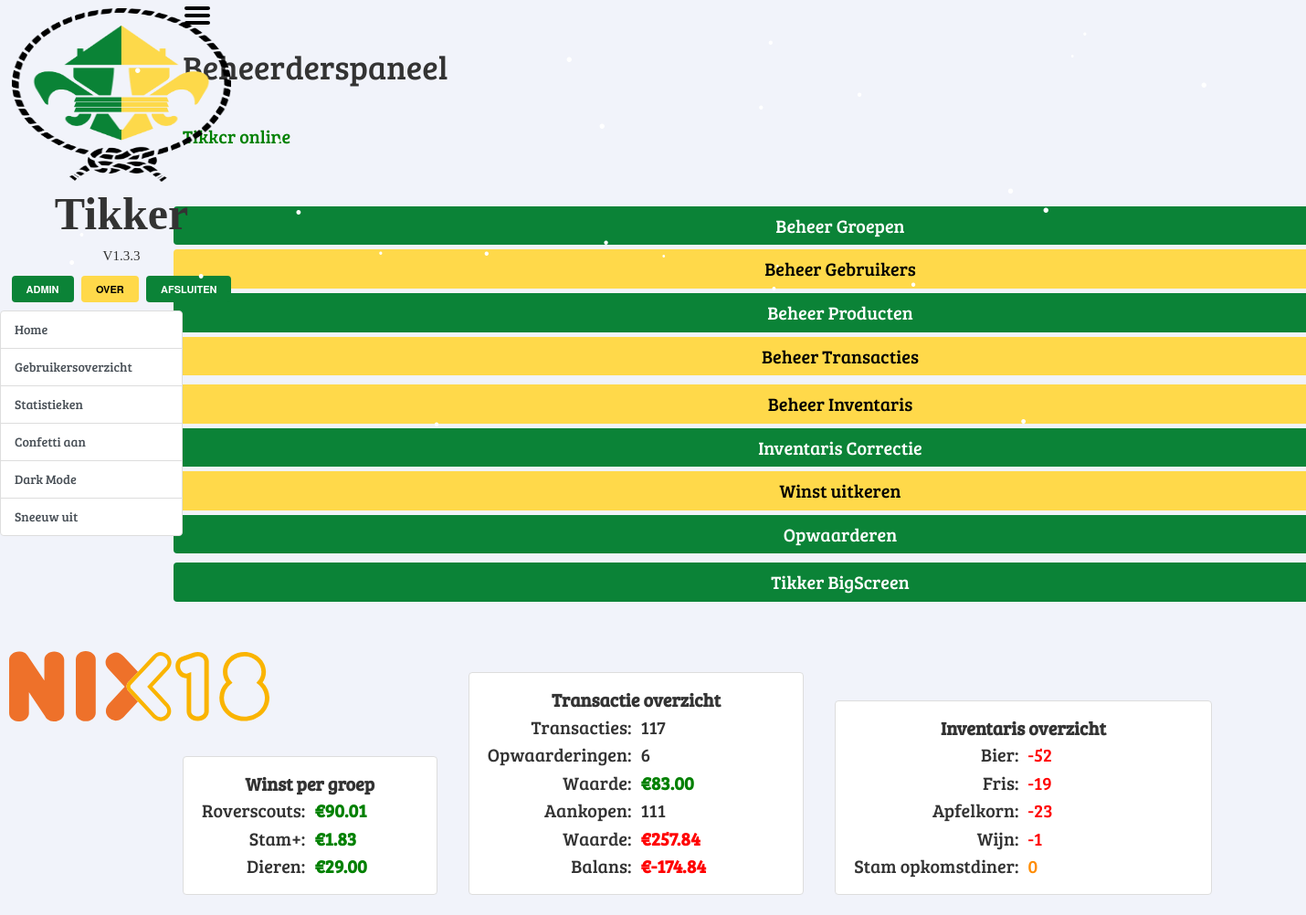
The page /admin on the database its author committed.
### app/models.py (models this page shows, shortened)
class Usergroup(db.Model):
    id = db.Column(db.Integer, primary_key=True)
    name = db.Column(db.String(64), index=True)
    profit = db.Column(db.Float, default=0.0)
    users = db.relationship('User', backref='group', lazy='dynamic', foreign_keys=[User.usergroup_id])

class Product(db.Model):
    id = db.Column(db.Integer, primary_key=True)
    name = db.Column(db.String(64), index=True)
    image = db.Column(db.String)
    hoverimage = db.Column(db.String)
    recipe = db.relationship('Recipe', backref='product', lazy='dynamic', foreign_keys=[Recipe.product_id])
    recipe_input = db.Column(db.PickleType, nullable=True)
    purchaseable = db.Column(db.Boolean)
    purchases = db.relationship('Purchase', backref='product', lazy='dynamic')
    price = db.Column(db.Float)
    volume = db.Column(db.Float, nullable=True)  # amount of ml
    unit = db.Column(db.String, nullable=True)  # e.g. bottle or 50ml
    alcohol = db.Column(db.Float, nullable=True)  # percentage as float between 0 and 1
    inventory_warning = db.Column(db.Integer, nullable=True)
    order = db.Column(db.Integer)
    default_quantity = db.Column(db.Integer)
    category = db.Column(db.String)

### app/routes.py (the view)
@app.route('/admin', methods=['GET', 'POST'])
@register_breadcrumb(app, '.admin', 'Beheerderspaneel', order=1)
def admin():
    if request.remote_addr != "127.0.0.1":
        abort(403)
    products = []
    for p in Product.query.filter(and_(Product.recipe_input == None), (Product.purchaseable == True)).all():
        result = dbhandler.get_inventory_stock(p.id)
        result[0]['name'] = p.name
        products.append(result[0])
    transactions = {}
    t_list = []
    upgrades = Upgrade.query.all()
    purchases = Purchase.query.filter(Purchase.price > 0).all()
    transactions['upgrades'] = len(upgrades)
    transactions['purchases'] = len(purchases)
    transactions['total'] = len(upgrades) + len(purchases)
    transactions['upgrades_value'] = 0
    transactions['purchases_value'] = 0
    for u in upgrades:
        transactions['upgrades_value'] = transactions['upgrades_value'] + u.amount
    for p in purchases:
        transactions['purchases_value'] = transactions['purchases_value'] + p.amount * p.price
    transactions['revenue'] = transactions['upgrades_value'] - transactions['purchases_value']
    return render_template('admin/admin.html', title='Admin paneel', h1="Beheerderspaneel", Usergroup=Usergroup,
                           products=products, transactions=transactions), 200

### app/dbhandler.py (called while the page is built, shortened)
def get_inventory_stock(product_id):
    if Product.query.get(product_id).recipe_input is None:
        return [get_inventory_stock_for_product(product_id)]

def get_inventory_stock_for_product(product_id):
    result = {}
    inventories = Inventory.query.filter(Inventory.product_id == product_id).all()
    result['inventory_warning'] = Product.query.get(product_id).inventory_warning
    if len(inventories) == 0:
        result['quantity'] = 0
        result['entries'] = 0
        result['oldest'] = None
        result['newest'] = None
    else:
        result['quantity'] = 0
        result['entries'] = len(inventories)
        result['oldest'] = inventories[0].timestamp
        result['newest'] = inventories[-1].timestamp
        for i in inventories:
            result['quantity'] = result['quantity'] + int(i.quantity)
        if result['quantity'] < 0:
            result['oldest'] = None
            result['newest'] = None
    return result

### app/templates/admin/admin.html (shortened to what this page needs)
{% extends "base.html" %}
{% import 'bootstrap/wtf.html' as wtf %}
{% block app_content %}
    <div class="row">
        <div class="col-xl-3">
            <a href="/admin/usergroups" class="btn btn-block btn-green">Beheer Groepen</a>
        </div>
        <div class="col-xl-3">
            <a href="/admin/users" class="btn btn-block btn-yellow">Beheer Gebruikers</a>
        </div>
        <div class="col-xl-3">
            <a href="/admin/drinks" class="btn btn-block btn-green">Beheer Producten</a>
        </div>
        <div class="col-xl-3">
            <a href="/admin/transactions" class="btn btn-block btn-yellow">Beheer Transacties</a>
        </div>
    </div>
    <div class="row">
        <div class="col-xl-3">
            <a href="/admin/inventory" class="btn btn-block btn-yellow">Beheer Inventaris</a>
        </div>
        <div class="col-xl-3">
            <a href="/admin/inventory/correct" class="btn btn-block btn-green">Inventaris Correctie</a>
        </div>
        <div class="col-xl-3">
            <a href="/admin/profit" class="btn btn-block btn-yellow">Winst uitkeren</a>
        </div>
        <div class="col-xl-3">
            <a href="{{ url_for('upgrade') }}" class="btn btn-block btn-green">Opwaarderen</a>
        </div>
    </div>
    <div class="row">
        <div class="col-xl-3">
            <a href="{{ url_for('bigscreen') }}" class="btn btn-block btn-green">Tikker BigScreen</a>
        </div>
    </div>
    <br><br>
    <div class="row">
        <div class="col-xl img-thumbnail">
            <table width="100%">
                <tr>
                    <th colspan="2">Winst per groep</th>
                </tr>
                {% for u in Usergroup.query.all() %}
                <tr>
                    <td width="50%" style="text-align: right">{{ u.name }}:</td>
                    <td width="50%" style="text-align: left">{% if u.profit < 0 %}<span style="color:red;font-weight:bold;">
                        {% else %}<span style="color:green;font-weight:bold;">{% endif %}€{{ '%.2f' % u.profit }}</span></td>
                </tr>
                {% endfor %}
            </table>
        </div>
        <div class="col-xl img-thumbnail">
            <table width="100%">
                <tr>
                    <th colspan="2">Transactie overzicht</th>
                </tr>
                <tr>
                    <td width="50%" style="text-align: right">Transacties: </td>
                    <td width="50%" style="text-align: left">{{ transactions.total }}</td>
                </tr>
                <tr>
                    <td width="50%" style="text-align: right">Opwaarderingen: </td>
                    <td width="50%" style="text-align: left">{{ transactions.upgrades }}</td>
                </tr>
                <tr>
                    <td width="50%" style="text-align: right">Waarde:</td>
                    <td width="50%" style="text-align: left"><span style="color: green;font-weight:bold;">€{{ '%.2f' % transactions.upgrades_value }}</span></td>
                </tr>
                <tr>
                    <td width="50%" style="text-align: right">Aankopen:</td>
                    <td width="50%" style="text-align: left">{{ transactions.purchases }}</td>
                </tr>
                <tr>
                    <td width="50%" style="text-align: right">Waarde:</td>
                    <td width="50%" style="text-align: left"><span style="color: red;font-weight:bold;">€{{ '%.2f' % transactions.purchases_value }}</span></td>
                </tr>
                <tr>
                    <td style="text-align: right" width="50%">Balans:</td>
                    <td style="text-align: left" width="50%">
                        {% if transactions.revenue < 0 %}<span style="color: red;font-weight:bold;">€{{ '%.2f' % transactions.revenue }}</span>
                        {% else %}<span style="color: green;font-weight:bold;">€{{ '%.2f' % transactions.revenue }}</span>
                    {% endif %} </td>
                </tr>
            </table>
        </div>
        <div class="col-xl img-thumbnail">
            <table width="100%">
                <tr>
                    <th colspan="2">Inventaris overzicht</th>
                </tr>
                {% for p in products %}
                <tr>
                    <td style="text-align: right" width="50%">{{ p.name }}:</td>
                    <td style="text-align: left" width="50%">
                        {% if p.quantity < 0 %}<span style="color: red;">{{ p.quantity }}</span>
                        {% elif p.quantity <= p.inventory_warning %}<span style="color: darkorange;">{{ p.quantity }}</span>
                        {% else %} {{ p.quantity }}
                    {% endif %} </td>
                </tr>
                {% endfor %}
            </table>
        </div>
    </div>
{% endblock %}

### app/static/css/light-mode.css (style rules this page uses)
.btn-yellow { background-color: #ffd94a; color: #000000; font-size: 20px; }
.btn-green { background-color: #0b8337; color: white !important; font-size: 20px; }
body { background-color: #F1F3FA !important }
a { color: var(--urlgrey); }

### app/static/css/styles.css (style rules this page uses)
:root { --green:#0b8337; --lightgreen: #48A269; --yellow: #ffd94a; --lightyellow: #FFE26F; --grey: #939393; --urlgrey: darkslategray; }
.btn-block { margin-left: 5px; margin-right: 5px !important; margin-top: 5px; margin-bottom: 5px; }
td { padding: 1px 5px; }
th { text-align: center; padding-right: 3px; padding-left: 3px; }
.img-thumbnail { margin: 15px; padding: 15px }
html,body { height:100%; }

### rows shown on the page
Usergroup: name "Roverscouts", profit "90.01"
Usergroup: name "Stam+", profit "1.83"
Usergroup: name "Dieren", profit "29.00"
Product: name "Bier", quantity "-52"
Product: name "Fris", quantity "-19"
Product: name "Apfelkorn", quantity "-23"
Product: name "Wijn", quantity "-1"
Product: name "Stam opkomstdiner", quantity "0"

### other values the page prints
{{ version }} "1.3.3"
{{ h1 }} "Beheerderspaneel"
{{ transactions.total }} "117"
{{ transactions.upgrades }} "6"
{{ '%.2f' % transactions.upgrades_value }} "83.00"
{{ transactions.purchases }} "111"
{{ '%.2f' % transactions.purchases_value }} "257.84"
{{ '%.2f' % transactions.revenue }} "-174.84"
